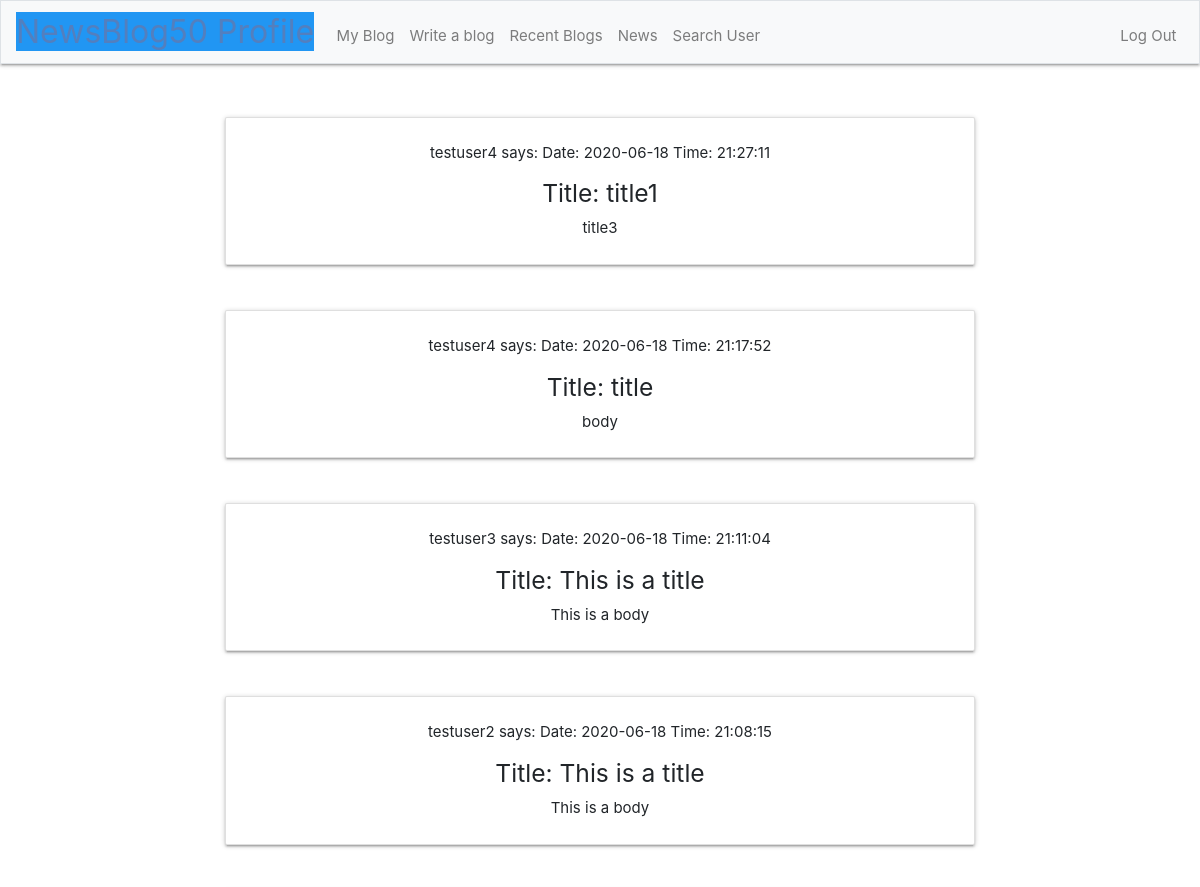
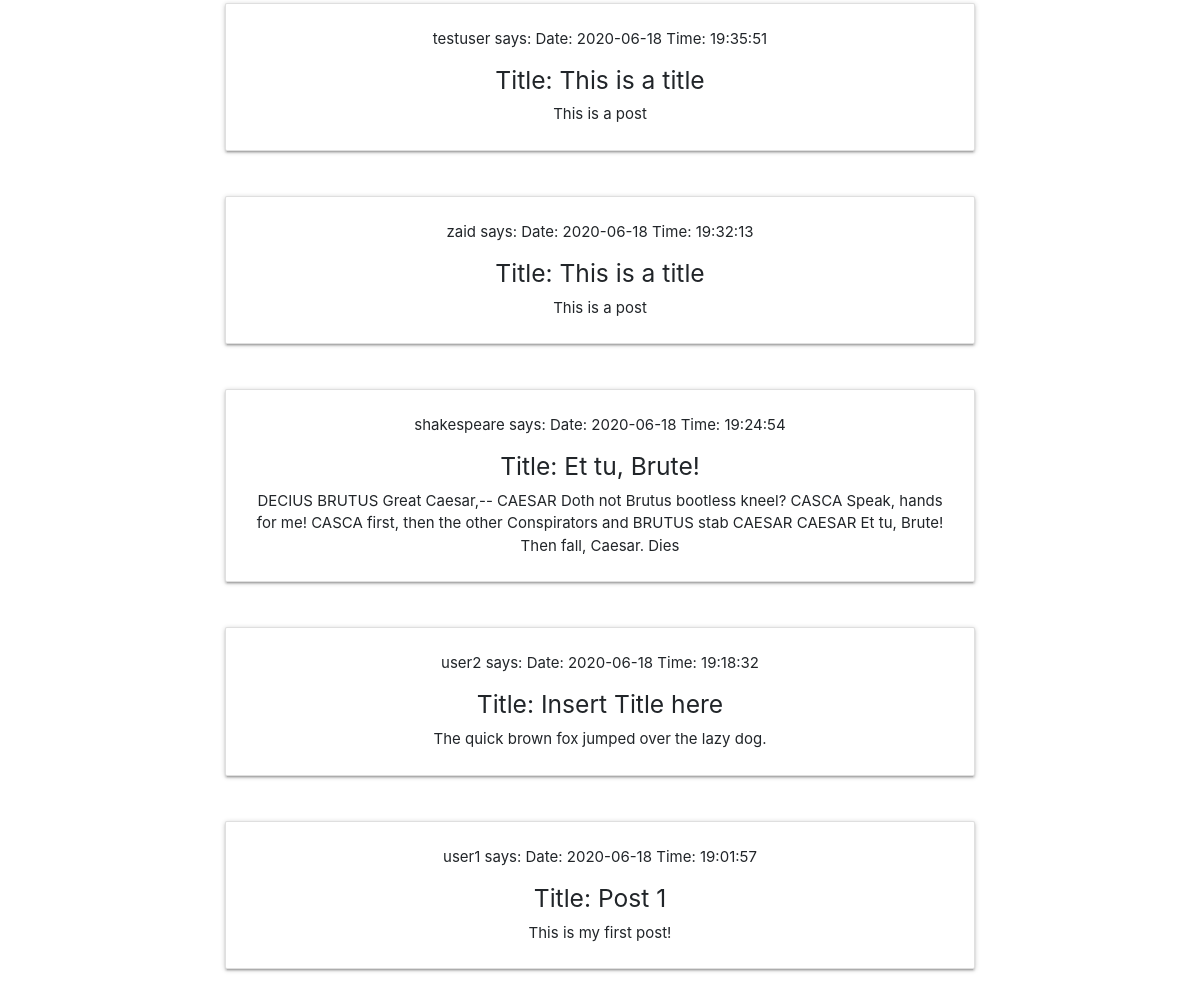
Screenshot of /recent (signed in) with the database file from the repository (2 pictures, top to bottom).
### tables this page shows
CREATE TABLE 'users' ('id' integer PRIMARY KEY AUTOINCREMENT NOT NULL, 'username' text NOT NULL, 'password' text NOT NULL);

CREATE TABLE 'posts' ('user_id' integer NOT NULL, 'title' text NOT NULL, 'post' text NOT NULL, 'date' date NOT NULL DEFAULT CURRENT_DATE, 'time' time NOT NULL DEFAULT CURRENT_TIME);

### application.py (the view)
@app.route("/recent", methods=["GET", "POST"])
@login_required
def recent():
    info = db.execute("SELECT username, title, post, date, time FROM users JOIN posts on posts.user_id = users.id ORDER BY date DESC, time DESC;")
    length = []
    for i in range(len(info)):
        length.append(i)
    return render_template("recent.html", info=info, length=length)

### application.py (called while the page is built)
@app.after_request
def after_request(response):
    response.headers["Cache-Control"] = "no-cache, no-store, must-revalidate"
    response.headers["Expires"] = 0
    response.headers["Pragma"] = "no-cache"
    return response

def login_required(f):
    @wraps(f)
    def decorated_function(*args, **kwargs):
        if session.get("user_id") is None:
            return redirect("/login")
        return f(*args, **kwargs)
    return decorated_function

### templates/recent.html (shortened to what this page needs)
{% extends "template.html" %}
{% block main %}
    {% for i in length %}
    <div class = "card horizontal">
        <div class = "card-content">
        {{ info[i]["username"] }} says:
        Date: {{ info[i]["date"] }}
        Time: {{ info[i]["time"] }}
        <h5>Title: {{ info[i]["title"] }}</h5>
        <p>{{ info[i]["post"] }}</p>
        </div>
    </div>
    <br>
    {% endfor %}
{% endblock %}

### templates/template.html (shortened to what this page needs)
<!DOCTYPE html>
<html lang="en">
    <head>
        <link href="https://maxcdn.bootstrapcdn.com/bootstrap/4.1.3/css/bootstrap.min.css" rel="stylesheet">
        <link rel="stylesheet" href="https://cdnjs.cloudflare.com/ajax/libs/materialize/1.0.0/css/materialize.min.css">
        <link href="/static/styles.css" rel="stylesheet">
    </head>
    <body>
        <nav class="navbar navbar-expand-md navbar-light bg-light border">
            <a class="navbar-brand" href="/"><span class="blue">NewsBlog50 Profile</span></a>
            <div class="collapse navbar-collapse" id="navbar">
                {% if session.user_id %}
                    <ul class="navbar-nav mr-auto mt-2">
                        <li class="nav-item"><a class="nav-link" href="/myblog">My Blog</a></li>
                        <li class="nav-item"><a class="nav-link" href="/post">Write a blog</a></li>
                        <li class="nav-item"><a class="nav-link" href="/recent">Recent Blogs</a></li>
                        <li class="nav-item"><a class="nav-link" href="/news">News</a></li>
                        <li class="nav-item"><a class="nav-link" href="/search">Search User</a></li>
                    </ul>
                    <ul class="navbar-nav ml-auto mt-2">
                        <li class="nav-item"><a class="nav-link" href="/logout">Log Out</a></li>
                    </ul>
                {% else %}
                    <ul class="navbar-nav ml-auto mt-2">
                        <li class="nav-item"><a class="nav-link" href="/register">Register</a></li>
                        <li class="nav-item"><a class="nav-link" href="/login">Log In</a></li>
                    </ul>
                {% endif %}
            </div>
        </nav>
        <main class="container p-5">
            {% block main %}{% endblock %}
        </main>
    </body>
</html>

### templates/static/styles.css (style rules this page uses)
nav .navbar-brand { font-size: xx-large; }
nav .navbar-brand .blue { color: #537fbe; }
main { overflow-x: auto; text-align: center; }

### rows the page displays
users: username "testuser4" "testuser4"
posts: date "2020-06-18", time "21:27:11", title "title1", post "title3"
posts: date "2020-06-18", time "21:17:52", title "title", post "body"
users: username "testuser3"
posts: date "2020-06-18", time "21:11:04", title "This is a title", post "This is a body"
users: username "testuser2"
posts: date "2020-06-18", time "21:08:15", title "This is a title", post "This is a body"
users: username "testuser"
posts: date "2020-06-18", time "19:35:51", title "This is a title", post "This is a post"
users: username "zaid"
posts: date "2020-06-18", time "19:32:13", title "This is a title", post "This is a post"
users: username "shakespeare"
posts: date "2020-06-18", time "19:24:54", title "Et tu, Brute!", post "DECIUS BRUTUS Great Caesar,-- CAESAR Doth not Brutus bootless kneel? CASCA Speak, hands for me! CASCA first, then the other Conspirators and BRUTUS stab CAESAR CAESAR Et tu, Brute! Then fall, Caesar. Dies"
users: username "user2"
posts: date "2020-06-18", time "19:18:32", title "Insert Title here", post "The quick brown fox jumped over the lazy dog."
users: username "user1"
posts: date "2020-06-18", time "19:01:57", title "Post 1", post "This is my first post!"
